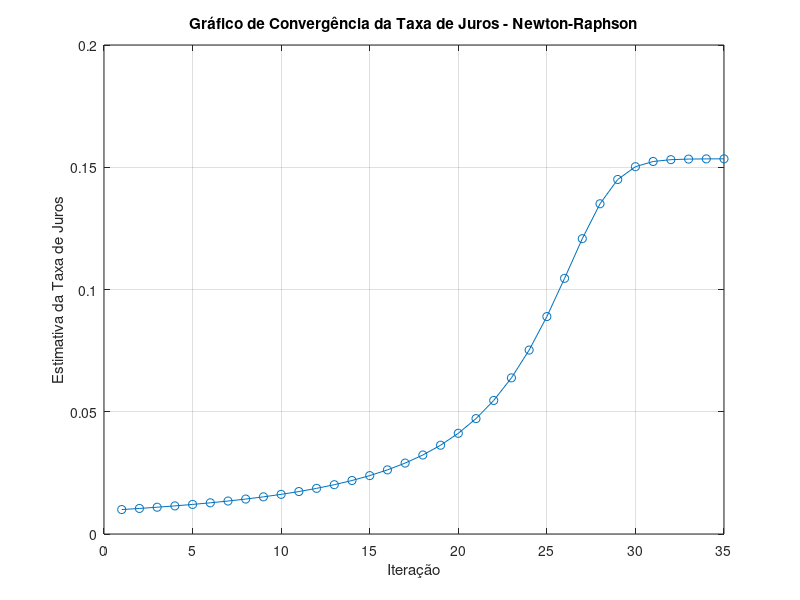
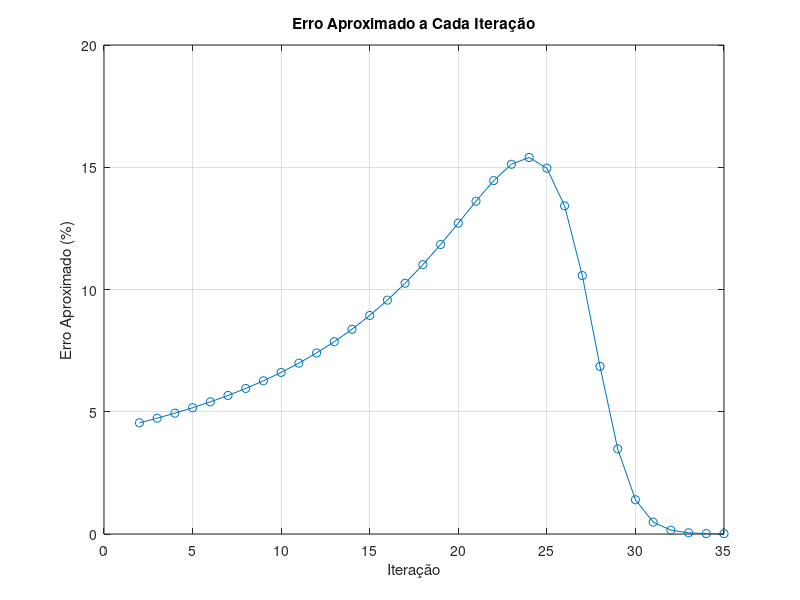

These figures' MATLAB source, in order:
function plot_convergencia_newton()
    % Parâmetros iniciais
    P = 35000;  % Valor do veículo
    A = 8500;   % Pagamento anual
    n = 7;      % Número de anos
    tol = 0.00005;  % Critério de parada (tolerância)
    x0 = 0.01;  % Palpite inicial para a taxa de juros

    % Função e derivada
    f = @(i) P * i * (1 + i)^n / ((1 + i)^n - 1) - A;
    df = @(i) P * ((1 + i)^n * (1 + n * i) - n * i * (1 + i)^(n - 1)) / ((1 + i)^(2 * n) - 2 * (1 + i)^n + 1);

    % Inicializações
    roots = [];
    errors = [];

    % Método de Newton-Raphson
    x = x0;
    iter = 0;
    while true
        iter = iter + 1;
        fx = f(x);
        dfx = df(x);
        xnew = x - fx / dfx;  % Próxima aproximação

        % Armazena os dados da iteração
        roots(end+1) = x;
        if iter > 1
            errors(end+1) = abs((xnew - x) / xnew) * 100;
        end

        % Condição de parada
        if abs(xnew - x) < tol
            roots(end+1) = xnew;  % Armazena a última raiz
            if iter > 1
                errors(end+1) = abs((xnew - roots(end-1)) / xnew) * 100;
            end
            break;
        end

        x = xnew;  % Atualiza x para a nova estimativa
    end

    % Plotando o gráfico de convergência
    figure;
    plot(1:length(roots), roots, '-o');
    title('Gráfico de Convergência da Taxa de Juros - Newton-Raphson');
    xlabel('Iteração');
    ylabel('Estimativa da Taxa de Juros');
    grid on;

    % Plotando o gráfico de erro aproximado
    figure;
    plot(2:length(errors)+1, errors, '-o'); % O primeiro erro é calculado na segunda iteração
    title('Erro Aproximado a Cada Iteração');
    xlabel('Iteração');
    ylabel('Erro Aproximado (%)');
    grid on;
end
